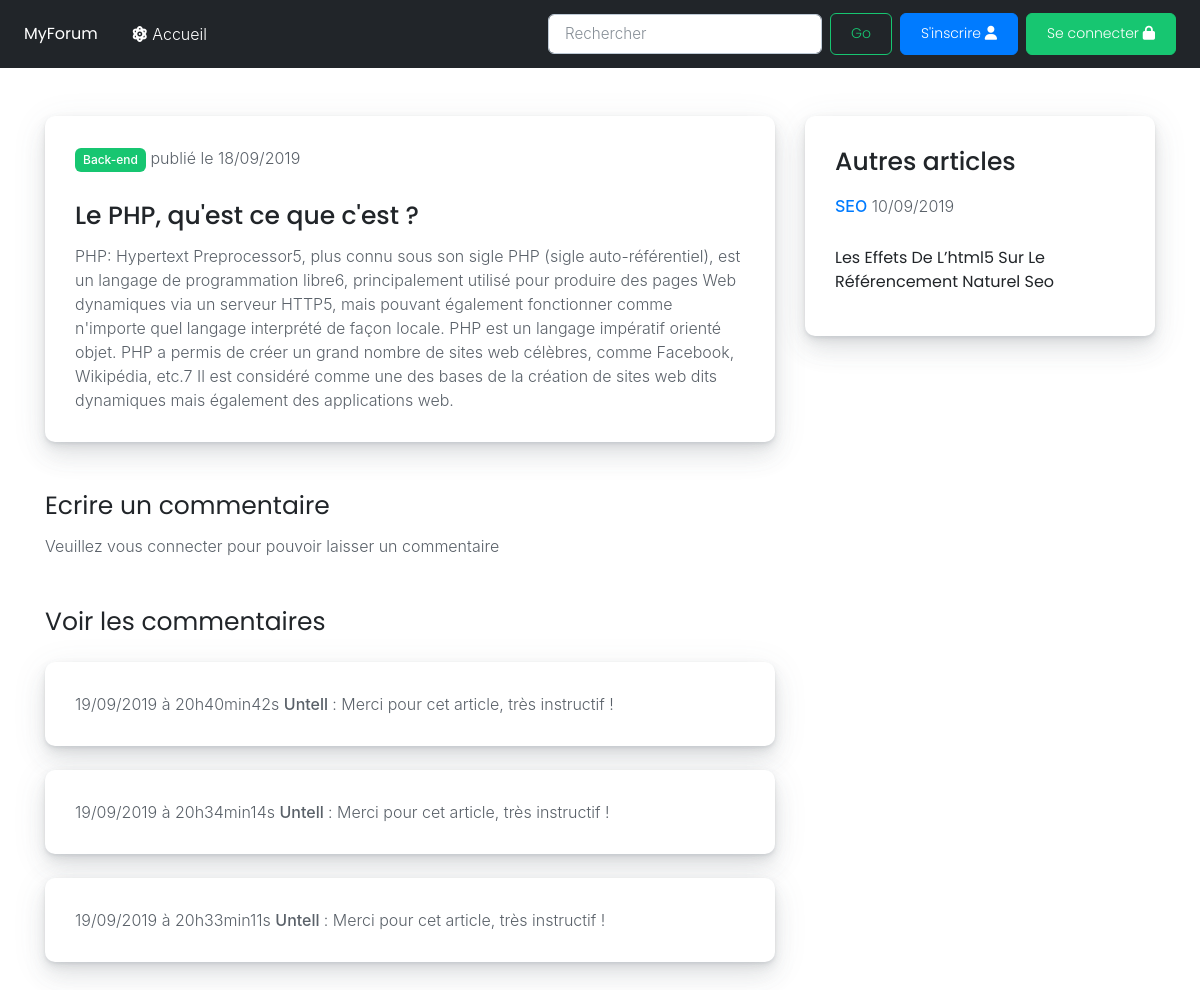
Page /article.php?id_article=1 on the committed database.
### tables this page shows
CREATE TABLE IF NOT EXISTS `articles` (
  `id` int(11) NOT NULL AUTO_INCREMENT,
  `auteur` varchar(225) NOT NULL,
  `titre` varchar(225) NOT NULL,
  `contenu` text NOT NULL,
  `date_crea` date NOT NULL,
  `tag` varchar(225) NOT NULL,
  `img` varchar(225) NOT NULL,
  PRIMARY KEY (`id`)
);

CREATE TABLE IF NOT EXISTS `commentaires` (
  `id` int(11) NOT NULL AUTO_INCREMENT,
  `id_billet` int(11) NOT NULL,
  `auteur` varchar(225) NOT NULL,
  `commentaire` text NOT NULL,
  `date_commentaire` datetime NOT NULL,
  PRIMARY KEY (`id`)
);

### article.php (the view, shortened to what this page needs)
<!DOCTYPE html>
<html>
  <head>
	<link rel="stylesheet" href="https://stackpath.bootstrapcdn.com/bootstrap/4.3.1/css/bootstrap.min.css">
    <link rel="stylesheet" href="css/shards.min.css">
  </head>
	<body data-gr-c-s-loaded="true" class="">
	<?php include('header.php');
	include('connexion_forum.php');
	$reqArticles = $bdd->prepare('SELECT id, auteur, titre, contenu, DATE_FORMAT(date_crea, \'%d/%m/%Y\') AS date_fr, tag, img FROM articles WHERE id = ?');
	$reqArticles->execute(array($_SESSION['id_billet']));
	$article_select = $reqArticles->fetch()
	?>
		<div class="container mt-5">
			<div class="row">
				<div class="col-sm-8">
							<div class="card">
							  <div class="card-body">
							  <p><span class="badge badge-success"><?=$article_select['tag'];?></span>  publié le <?=$article_select['date_fr'];?></p>
								<h4 class="card-title mt-2"><?=$article_select['titre'];?></h4>
								<p class="card-text"><?=$article_select['contenu'];?></p>
							  </div>
							</div>
						<div class="mt-5">
							<h4>Ecrire un commentaire</h4>
							<?php
							if (isset($_SESSION['id']))
							{
							?>
							<form action="article_post.php?id=<?=$_SESSION['id'];?>" method="post">
								<fieldset>
									<div class="form-group">
										<label class="col-sm-3" for="">Votre message :</label><textarea row="3" col="" name="commentaire" class="form-control"></textarea>
									<div>
								</fieldset>
								<input type="submit" class="btn btn-success" value="valider"/>
							</form>
							<?php
							}
							else
							{
								echo '<p>Veuillez vous connecter pour pouvoir laisser un commentaire</p>';
							}
							?>
						</div>
						<div class="mt-5 mb-5">
							<h4>Voir les commentaires</h4>
							<?php
							$comm = $bdd->prepare('SELECT id, auteur, commentaire, DATE_FORMAT(date_commentaire, \'%d/%m/%Y à %Hh%imin%ss\') AS date_commentaire_fr FROM commentaires WHERE id_billet = :id_billet ORDER BY date_commentaire DESC LIMIT 0,10');
							$comm->execute(array('id_billet' => $_SESSION['id_billet']));
							$nbre_comm = $comm->rowCount();
							if ($nbre_comm >=1)
							{
								while ($commentaire = $comm->fetch())
								{
									echo '<div class="card mt-4"><div class="card-body ><span class="badge badge-secondary float-right">' . $commentaire['date_commentaire_fr'] . ' </span>
								  <strong>' . $commentaire['auteur'] . ' </strong> : ' . $commentaire['commentaire'] . '</div></div>';
								}
							}
							else
							{
								echo '<p>Pas de commentaires pour cet article</p>';
							}
							?>
						</div>
				</div>
				<div class="col-sm-4">
					<div class="card">
						<div class="card-body ">
							<h4 class="card-title mb-3">Autres articles</h4>
							<?php
							$reqArticles_autres = $bdd->query('SELECT id, auteur, titre, contenu, DATE_FORMAT(date_crea, \'%d/%m/%Y\') AS date_fr, tag, img FROM articles ORDER BY date_crea DESC LIMIT 4,10');
							while ($articles_autres = $reqArticles_autres->fetch())
							{
								echo
								'<p><span class="text-primary"><b>' . $articles_autres['tag'] .'</b></span>  ' . $articles_autres['date_fr'] . '</p>
								<h6>' . $articles_autres['titre'] .'</h6>'
								;
							}
							?>
						</div>
					</div>
				</div>
		</div>
	</body>
</html>

### rows in the picture
articles: tag "Back-end", titre "Le PHP, qu'est ce que c'est ?", contenu "PHP: Hypertext Preprocessor5, plus connu sous son sigle PHP (sigle auto-référentiel), est un langage de programmation libre6, principalement utilisé pour produire des pages Web dynamiques via un serveur HTTP5, mais pouvant également fonctionner comme n'importe quel langage interprété de façon locale. PHP est un langage impératif orienté objet. PHP a permis de créer un grand nombre de sites web célèbres, comme Facebook, Wikipédia, etc.7 Il est considéré comme une des bases de la création de sites web dits dynamiques mais également des applications web."
commentaires: date_commentaire_fr "19/09/2019 à 20h40min42s", auteur "Untell", commentaire "Merci pour cet article, très instructif !"
commentaires: date_commentaire_fr "19/09/2019 à 20h34min14s", auteur "Untell", commentaire "Merci pour cet article, très instructif !"
commentaires: date_commentaire_fr "19/09/2019 à 20h33min11s", auteur "Untell", commentaire "Merci pour cet article, très instructif !"
articles: tag "SEO", date_fr "10/09/2019", titre "Les Effets De L’html5 Sur Le Référencement Naturel Seo"

### other values in the picture
$article_select['date_fr'] "18/09/2019"
